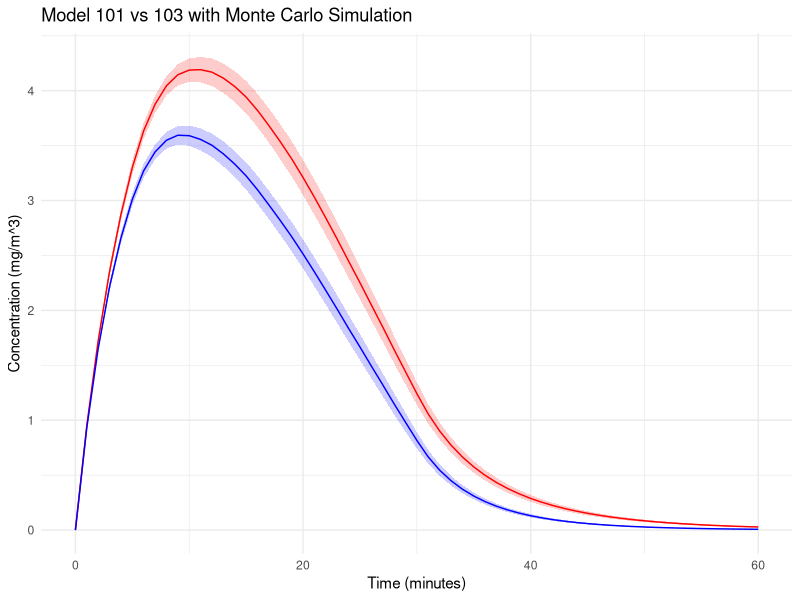
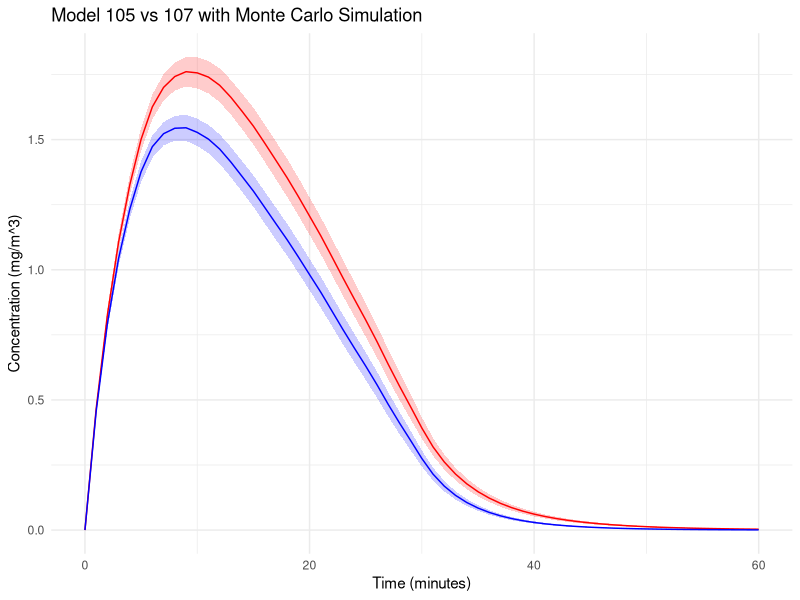
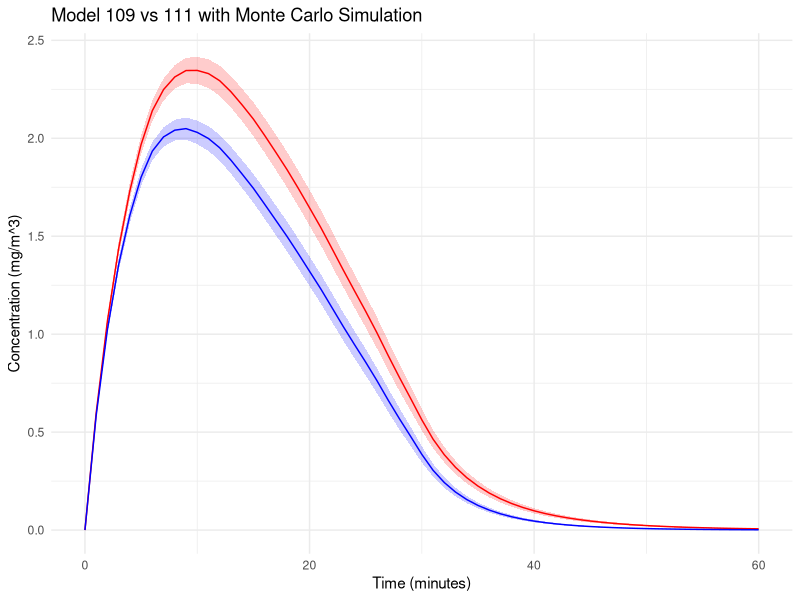
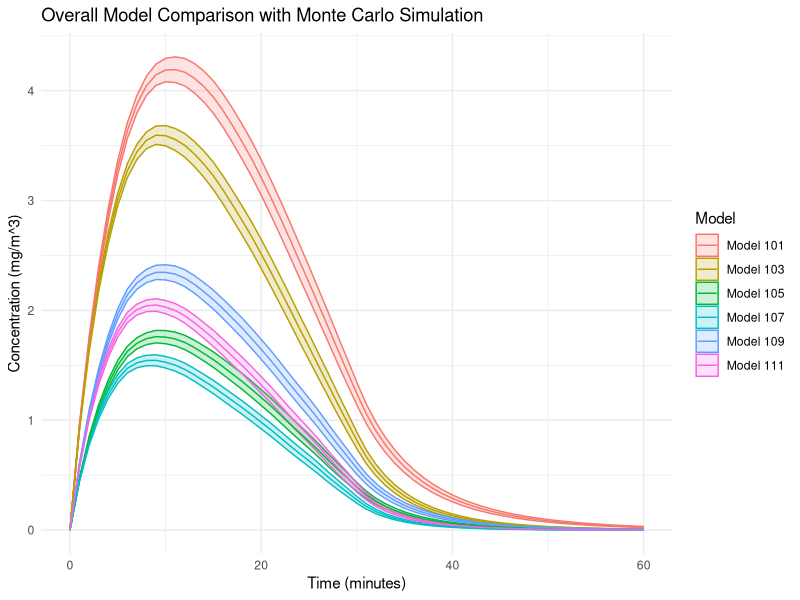

Source code (R) for these figures, in order:
# Define Model 100 with the gamma factor
model_100 <- function(G, Q, gamma) {
  C_steady <- gamma * G / Q
  return(C_steady)
}

# Define Model 101
model_101 <- function(G, Q, V, t_g, T) {
  # Create a time vector
  time_vector <- seq(0, T, by = 1)
  
# Calculate the phase of concentration increase
  C_rise <- sapply(time_vector, function(t) {
    if (t <= t_g) {
      return((G / Q) * (1 - exp((-Q * t) / V )))
    } else {
      return(NA)
    }
  })          
  
  # Concentration at the end of the emission phase as the initial concentration for the decay phase
  C0 <- (G / Q) * (1 - exp(-Q * t_g / V ))
  
  # Calculate the concentration decay phase
  C_decay <- sapply(time_vector, function(t) {
    if (t > t_g) {
      return(C0 * exp(-Q * (t - t_g) / V ))
    } else {
      return(NA)
    }
  })
  
  return(list(time = time_vector, concentration_rise = C_rise, concentration_decay = C_decay))
}


T <- 60   # Total time (minutes)
t_g <- 15 # Time of generation (minutes)
G <- 100  # mg/min
Q <- 20   # m^3/min
epsilon_L <- 0.5  # Efficiency of local exhaust
epsilon_L_F <- 0.75  # Efficiency of local exhaust filtration
Q_R <- 5  # m^3/min
epsilon_RF <- 0.9  # Efficiency of recirculation filtration
V <- 100  # m^3
gamma <- 0.25  


# Calculation of steady-state concentrations for model 100
C_steady_100 <- model_100(G, Q, gamma)

# Calculation of steady-state concentrations for model 101
results_101 <- model_101(G, Q, V, t_g, T)


# Define Model 102
model_102 <- function(G, Q, Q_R, epsilon_RF, gamma) {
  C_bar <- (gamma * G) / (Q + epsilon_RF * Q_R)
  C_RF <- C_bar * (1 - epsilon_RF)
  return(list(C_bar = C_bar, C_RF = C_RF))
}


# Define Model 103
model_103 <- function(G, Q, Q_R, epsilon_RF, V, t_g, T) {
  Q_instead <- Q + epsilon_RF * Q_R
  return(model_101(G, Q_instead, V, t_g, T))
}

T <- 60   # Total time (minutes)
t_g <- 15 # Time of generation (minutes)
G <- 100  # mg/min
Q <- 20   # m^3/min
epsilon_L <- 0.5  # Efficiency of local exhaust
epsilon_L_F <- 0.75  # Efficiency of local exhaust filtration
Q_R <- 5  # m^3/min
epsilon_RF <- 0.9  # Efficiency of recirculation filtration
V <- 100  # m^3
gamma <- 0.25  

results_102 <- model_102(G, Q, Q_R, epsilon_RF, gamma)
results_103 <- model_103(G, Q, Q_R, epsilon_RF, V, t_g, T)

#Visualization
library(ggplot2)
C_bar_1 <- results_102$C_bar

results_103_df <- data.frame(Time = results_103$time, 
                             Concentration = c(results_103$concentration_rise, results_103$concentration_decay))
results_103_df <- results_103_df[!is.na(results_103_df$Concentration), ]

# Monte Carlo

G_range <- c(60, 150)
Q_range <- c(10, 30)
Q_R_range <- c(2, 10)
V_range <- c(60, 150)
t_g_range <- c(5, 30)
T <- 60
gamma_range <- t_g_range / T
epsilon_RF_range <- c(0.5, 0.95)

# simulation times
n_simulations <- 1000

results_101 <- vector("list", n_simulations)
results_103 <- vector("list", n_simulations)

# Monte Carlo simulation
set.seed(123)
for (i in 1:n_simulations) {
    # Randomly selection
    G <- runif(1, G_range[1], G_range[2])
    Q <- runif(1, Q_range[1], Q_range[2])
    Q_R <- runif(1, Q_R_range[1], Q_R_range[2])
    V <- runif(1, V_range[1], V_range[2])
    t_g <- runif(1, t_g_range[1], t_g_range[2])
    gamma <- runif(1, gamma_range[1], gamma_range[2])
    epsilon_RF <- runif(1, epsilon_RF_range[1], epsilon_RF_range[2])
    
    results_101[[i]] <- model_101(G, Q, V, t_g, T)
    results_103[[i]] <- model_103(G, Q, Q_R, epsilon_RF, V, t_g, T)
}

# Transfer to data.frame
df_101 <- do.call(rbind, lapply(results_101, function(x) data.frame(Time = x$time, 
                                                                    Concentration = c(x$concentration_rise, x$concentration_decay))))
df_103 <- do.call(rbind, lapply(results_103, function(x) data.frame(Time = x$time, 
                                                                    Concentration = c(x$concentration_rise, x$concentration_decay))))

                                
average_and_ci <- function(df, n) {
    df_summary <- aggregate(Concentration ~ Time, data = df, mean)
    df_summary$SD <- aggregate(Concentration ~ Time, data = df, sd)$Concentration
    df_summary$CI_lower <- df_summary$Concentration - qt(0.975, df=n-1) * df_summary$SD / sqrt(n)
    df_summary$CI_upper <- df_summary$Concentration + qt(0.975, df=n-1) * df_summary$SD / sqrt(n)
    return(df_summary)
}

average_101 <- average_and_ci(df_101, n_simulations)
average_103 <- average_and_ci(df_103, n_simulations)

ggplot() +
    geom_ribbon(data = average_101, aes(x = Time, ymin = CI_lower, ymax = CI_upper), fill = "red", alpha = 0.2) +
    geom_line(data = average_101, aes(x = Time, y = Concentration), color = "red") +
    geom_ribbon(data = average_103, aes(x = Time, ymin = CI_lower, ymax = CI_upper), fill = "blue", alpha = 0.2) +
    geom_line(data = average_103, aes(x = Time, y = Concentration), color = "blue") +
    labs(title = "Model 101 vs 103 with Monte Carlo Simulation",
         x = "Time (minutes)", 
         y = "Concentration (mg/m^3)") +
    theme_minimal()






# Define Model 104
model_104 <- function(G, Q, Q_L, epsilon_L, gamma) {
  C_avg <- (gamma * G * (1 - epsilon_L)) / (Q + Q_L)
  C_L_avg <- C_avg + (epsilon_L * gamma * G) / Q_L
  return(list(C_avg = C_avg, C_L_avg = C_L_avg))
}


# Define Model 105
model_105 <- function(G, Q, Q_L, epsilon_L, V, t_g, T) {
  # Create a time vector
  time_vector <- seq(0, T, by = 1)
  
  C_rise <- sapply(time_vector, function(t) {
    if (t <= t_g) {
      return(((G * (1 - epsilon_L)) / (Q + Q_L)) * (1 - exp((-(Q + Q_L) * t) / V)))
    } else {
      return(NA)
    }
  })
  
  C0 <- (G * (1 - epsilon_L)) / (Q + Q_L) * (1 - exp((-(Q + Q_L) * t_g) / V))
  
  C_decay <- sapply(time_vector, function(t) {
    if (t > t_g) {
      return(C0 * exp((-(Q + Q_L) * (t - t_g)) / V))
    } else {
      return(NA)
    }
  })
  
  return(list(time = time_vector, concentration_rise = C_rise, concentration_decay = C_decay))
}


# Define Model 106
model_106 <- function(G, Q, Q_L, epsilon_L, Q_R, epsilon_RF, gamma) {
  C_avg <- (gamma * G * (1 - epsilon_L)) / ((Q + epsilon_RF * Q_R) + Q_L)
  C_L_avg <- C_avg + (epsilon_L * gamma * G) / Q_L
  C_RF <- C_avg * (1 - epsilon_RF)
  return(list(C_avg = C_avg, C_L_avg = C_L_avg, C_RF = C_RF))
}


# Define Model 107
model_107 <- function(G, Q, Q_L, epsilon_L, Q_R, epsilon_RF, V, t_g, T) {
  Q_instead <- Q + epsilon_RF * Q_R
  return(model_105(G, Q_instead, Q_L, epsilon_L, V, t_g, T))
}


T <- 60   # Total time (minutes)
t_g <- 15 # Time of generation (minutes)
G <- 100  # mg/min
Q <- 20   # m^3/min
Q_L <- 5  # m^3/min
epsilon_L <- 0.5  # Efficiency of local exhaust
epsilon_L_F <- 0.75  # Efficiency of local exhaust filtration
Q_R <- 5  # m^3/min
epsilon_RF <- 0.9  # Efficiency of recirculation filtration
V <- 100  # m^3
gamma <- 0.25 


# Monte Carlo

G_range <- c(60, 150)
Q_range <- c(10, 30)
Q_L_range <- c(2, 8)
epsilon_L_range <- c(0.2, 0.8)
epsilon_L_F_range <- c(0.5, 0.95)
Q_R_range <- c(2, 10)
epsilon_RF_range <- c(0.5, 0.95)
V_range <- c(60, 150)
t_g_range <- c(5, 30)
T <- 60
gamma_range <- t_g_range / T


# simulation times
n_simulations <- 1000

results_105 <- vector("list", n_simulations)
results_107 <- vector("list", n_simulations)

# Monte Carlo simulation
set.seed(123)
for (i in 1:n_simulations) {
    # Randomly selection
    G <- runif(1, G_range[1], G_range[2])
    Q <- runif(1, Q_range[1], Q_range[2])
    Q_L <- runif(1, Q_L_range[1], Q_L_range[2])
    epsilon_L <- runif(1, epsilon_L_range[1], epsilon_L_range[2])
    epsilon_L_F <- runif(1, epsilon_L_F_range[1], epsilon_L_F_range[2])
    Q_R <- runif(1, Q_R_range[1], Q_R_range[2])
    V <- runif(1, V_range[1], V_range[2])
    t_g <- runif(1, t_g_range[1], t_g_range[2])
    gamma <- runif(1, gamma_range[1], gamma_range[2])
    epsilon_RF <- runif(1, epsilon_RF_range[1], epsilon_RF_range[2])
    
    results_105[[i]] <- model_105(G, Q, Q_L, epsilon_L, V, t_g, T)
    results_107[[i]] <- model_107(G, Q, Q_L, epsilon_L, Q_R, epsilon_RF, V, t_g, T)
}

# Transfer to data.frame
df_105 <- do.call(rbind, lapply(results_105, function(x) data.frame(Time = x$time, 
                                                                    Concentration = c(x$concentration_rise, x$concentration_decay))))

df_107 <- do.call(rbind, lapply(results_107, function(x) data.frame(Time = x$time, 
                                                                    Concentration = c(x$concentration_rise, x$concentration_decay))))

                                
average_and_ci <- function(df, n) {
    df_summary <- aggregate(Concentration ~ Time, data = df, mean)
    df_summary$SD <- aggregate(Concentration ~ Time, data = df, sd)$Concentration
    df_summary$CI_lower <- df_summary$Concentration - qt(0.975, df=n-1) * df_summary$SD / sqrt(n)
    df_summary$CI_upper <- df_summary$Concentration + qt(0.975, df=n-1) * df_summary$SD / sqrt(n)
    return(df_summary)
}

average_105 <- average_and_ci(df_105, n_simulations)
average_107 <- average_and_ci(df_107, n_simulations)


ggplot() +
    geom_ribbon(data = average_105, aes(x = Time, ymin = CI_lower, ymax = CI_upper), fill = "red", alpha = 0.2) +
    geom_line(data = average_105, aes(x = Time, y = Concentration), color = "red") +
    geom_ribbon(data = average_107, aes(x = Time, ymin = CI_lower, ymax = CI_upper), fill = "blue", alpha = 0.2) +
    geom_line(data = average_107, aes(x = Time, y = Concentration), color = "blue") +
    labs(title = "Model 105 vs 107 with Monte Carlo Simulation",
         x = "Time (minutes)", 
         y = "Concentration (mg/m^3)") +
    theme_minimal()


                                
# Define Model 108
model_108 <- function(G, Q, Q_L, epsilon_L, epsilon_L_F, gamma) {
  C_avg <- (gamma * G * (1 - epsilon_L * epsilon_L_F)) / (Q + epsilon_L_F * Q_L)
  C_LE <- C_avg + (epsilon_L * gamma * G) / Q_L
  C_LF <- C_LE * (1 - epsilon_L_F)
  return(list(C_avg = C_avg, C_LE = C_LE, C_LF = C_LF))
}


# Define Model 109
model_109 <- function(G, Q, Q_L, epsilon_L, epsilon_L_F, V, t_g, T) {
  # Create a time vector
  time_vector <- seq(0, T, by = 1)
  
  C_rise <- sapply(time_vector, function(t) {
    if (t <= t_g) {
      return(((G * (1 - epsilon_L * epsilon_L_F)) / (Q + epsilon_L_F * Q_L)) * (1 - exp((-(Q + epsilon_L_F * Q_L) * t) / V)))
    } else {
      return(NA)
    }
  })
  
  C0 <- ((G * (1 - epsilon_L * epsilon_L_F)) / (Q + epsilon_L_F * Q_L)) * (1 - exp((-(Q + epsilon_L_F * Q_L) * t_g) / V))
  
  C_decay <- sapply(time_vector, function(t) {
    if (t > t_g) {
      return(C0 * exp((-(Q + epsilon_L_F * Q_L) * (t - t_g)) / V))
    } else {
      return(NA)
    }
  })
  
  return(list(time = time_vector, concentration_rise = C_rise, concentration_decay = C_decay))
}


# Define Model 110
model_110 <- function(G, Q, Q_L, epsilon_L, epsilon_L_F, Q_R, epsilon_RF, gamma) {
  C_avg <- (gamma * G * (1 - epsilon_L * epsilon_L_F)) / ((Q + epsilon_RF * Q_R) + epsilon_L_F * Q_L)
  C_LE <- C_avg + (epsilon_L * gamma * G) / Q_L
  C_LF <- C_LE * (1 - epsilon_L_F)
  C_RF <- C_avg * (1 - epsilon_RF)
  return(list(C_avg = C_avg, C_LE = C_LE, C_LF = C_LF, C_RF = C_RF))
}


# Define Model 111
model_111 <- function(G, Q, Q_L, epsilon_L, epsilon_L_F, Q_R, epsilon_RF, V, t_g, T) {
  Q_instead <- Q + epsilon_RF * Q_R
  return(model_109(G, Q_instead, Q_L, epsilon_L, epsilon_L_F, V, t_g, T))
}


T <- 60   # Total time (minutes)
t_g <- 15 # Time of generation (minutes)
G <- 100  # mg/min
Q <- 20   # m^3/min
Q_L <- 5  # m^3/min
epsilon_L <- 0.5  # Efficiency of local exhaust
epsilon_L_F <- 0.75  # Efficiency of local exhaust filtration
Q_R <- 5  # m^3/min
epsilon_RF <- 0.9  # Efficiency of recirculation filtration
V <- 100  # m^3
gamma <- 0.25 

                                
# Monte Carlo

G_range <- c(60, 150)
Q_range <- c(10, 30)
Q_L_range <- c(2, 8)
epsilon_L_range <- c(0.2, 0.8)
epsilon_L_F_range <- c(0.5, 0.95)
Q_R_range <- c(2, 10)
epsilon_RF_range <- c(0.5, 0.95)
V_range <- c(60, 150)
t_g_range <- c(5, 30)
T <- 60
gamma_range <- t_g_range / T


# simulation times
n_simulations <- 1000
                                
results_109 <- vector("list", n_simulations)
results_111 <- vector("list", n_simulations)

set.seed(123)
for (i in 1:n_simulations) {
    # Randomly selection
    G <- runif(1, G_range[1], G_range[2])
    Q <- runif(1, Q_range[1], Q_range[2])
    Q_L <- runif(1, Q_L_range[1], Q_L_range[2])
    epsilon_L <- runif(1, epsilon_L_range[1], epsilon_L_range[2])
    epsilon_L_F <- runif(1, epsilon_L_F_range[1], epsilon_L_F_range[2])
    Q_R <- runif(1, Q_R_range[1], Q_R_range[2])
    V <- runif(1, V_range[1], V_range[2])
    t_g <- runif(1, t_g_range[1], t_g_range[2])
    gamma <- runif(1, gamma_range[1], gamma_range[2])
    epsilon_RF <- runif(1, epsilon_RF_range[1], epsilon_RF_range[2])

    results_109[[i]] <- model_109(G, Q, Q_L, epsilon_L, epsilon_L_F, V, t_g, T)
    results_111[[i]] <- model_111(G, Q, Q_L, epsilon_L, epsilon_L_F, Q_R, epsilon_RF, V, t_g, T)
}


# Transfer to data.frame
df_109 <- do.call(rbind, lapply(results_109, function(x) data.frame(Time = x$time, 
                                                                    Concentration = c(x$concentration_rise, x$concentration_decay))))

df_111 <- do.call(rbind, lapply(results_111, function(x) data.frame(Time = x$time, 
                                                                    Concentration = c(x$concentration_rise, x$concentration_decay))))

# Calculate Average and Confidence Interval
average_109 <- average_and_ci(df_109, n_simulations)
average_111 <- average_and_ci(df_111, n_simulations)

# Plotting with ggplot
ggplot() +
    geom_ribbon(data = average_109, aes(x = Time, ymin = CI_lower, ymax = CI_upper), fill = "red", alpha = 0.2) +
    geom_line(data = average_109, aes(x = Time, y = Concentration), color = "red") +
    geom_ribbon(data = average_111, aes(x = Time, ymin = CI_lower, ymax = CI_upper), fill = "blue", alpha = 0.2) +
    geom_line(data = average_111, aes(x = Time, y = Concentration), color = "blue") +
    labs(title = "Model 109 vs 111 with Monte Carlo Simulation",
         x = "Time (minutes)", 
         y = "Concentration (mg/m^3)") +
    theme_minimal()

                                
                                

# Overall comparison
average_101$Model <- "Model 101"
average_103$Model <- "Model 103"
average_105$Model <- "Model 105"
average_107$Model <- "Model 107"
average_109$Model <- "Model 109"
average_111$Model <- "Model 111"

combined_averages <- rbind(average_101, average_103, average_105, average_107, average_109, average_111)

ggplot(combined_averages, aes(x = Time, y = Concentration, color = Model)) +
    geom_ribbon(aes(ymin = CI_lower, ymax = CI_upper, fill = Model), alpha = 0.2) +
    geom_line() +
    labs(title = "Overall Model Comparison with Monte Carlo Simulation",
         x = "Time (minutes)", 
         y = "Concentration (mg/m^3)") +
    theme_minimal()                          
